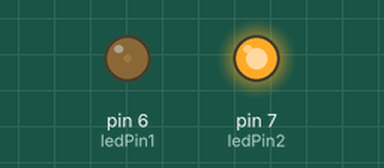
Simulated run of this sketch. Board: Arduino Uno, built with avr-gcc and run on an emulated ATmega328P. Parts: output pins drawn as LEDs (lit = HIGH).

Above: at 0.05 s.
At 0.35 s:
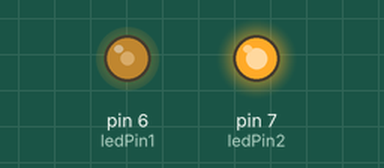
At 0.7 s:
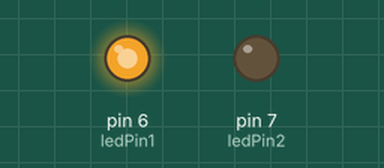
At 1.35 s:
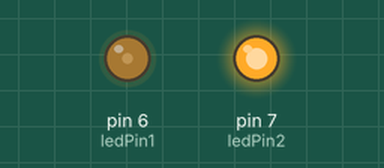
Timing chart, 0 to 3.5 s (numbered marks = the images above):
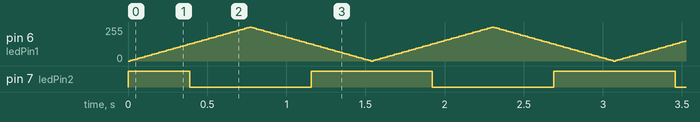

Measured:
- by itself, pin 7 (ledPin2): repeats every 1.5 s: LOW 0.77 s, HIGH 0.77 s

The sketch:

sketch_sep18a.ino
```cpp
int ledPin1 = 6;
int ledPin2 = 7;
int in1 = 0;
int in2 = 0;
int brightness1 = 0;    // how bright the LED is
int fadeAmount = 5;    // how many points to fade the LED by
int brightness2 = 255;    // how bright the LED is
int fadeAmount2 = 5;    // how many points to fade the LED by

//configurando os pinos (executado apenas uma vez)
void setup(){
 Serial.begin(9600);
 pinMode(ledPin1, OUTPUT);
 pinMode(ledPin2, OUTPUT);
}

//laço principal (executado infinitamente)
void loop() {
  analogWrite(ledPin1, brightness1);
  analogWrite(ledPin2, brightness2);

  brightness1 = brightness1 + fadeAmount;
  brightness2 = brightness2 - fadeAmount2;

  if (brightness1 <= 0 || brightness1 >= 255) {
    fadeAmount = -fadeAmount;
  }

  if (brightness2 <= 0 || brightness2 >= 255) {
    fadeAmount = +fadeAmount;
  }

  if (brightness1 <= 0 || brightness1 >= 255) {
    fadeAmount2 = -fadeAmount2;
  }

  if (brightness2 <= 0 || brightness2 >= 255) {
    fadeAmount2 = +fadeAmount2;
  }
  delay(15);
}
```
